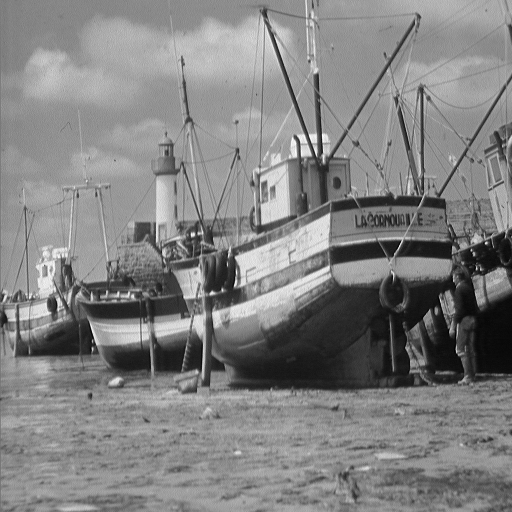
#> input picture Corrected/db/1.tiff, 512 x 512 px, found by its file name; its folder holds only this picture in this run
$ jupyter execute 'MSEvsNoiseDensity(Corrected).ipynb'   (older library calls are emulated)
#> lines starting #> are read from the running program, lines starting #| are printed output that depends on the picture
[cell 1]
#from SSIM_PIL import compare_ssim
from PIL import Image
import matplotlib.pyplot as plt
import numpy as np
import random
import pandas as pd


import skimage
from skimage.io import imread
from sklearn.metrics import mean_squared_error
import os

iteration=20

[cell 2]
# [16 lines of commented-out code are left out]

[cell 3]
def get_Noise(image, prob):
    '''
    Add salt and pepper noise to image
    prob: Probability of the noise
    '''
    output = image.copy()
    if len(image.shape) == 2:
        black = 0
        white = 255
    else:
        colorspace = image.shape[2]
        if colorspace == 3:  # RGB
            black = np.array([0, 0, 0], dtype='uint8')
            white = np.array([255, 255, 255], dtype='uint8')
        else:  # RGBA
            black = np.array([0, 0, 0, 255], dtype='uint8')
            white = np.array([255, 255, 255, 255], dtype='uint8')
    probs = np.random.random(output.shape[:2])
    output[probs < (prob / 2)] = black
    output[probs > 1 - (prob / 2)] = white
    return output

[cell 4]
path=r'C://Users//Biswarup Mistry//Desktop//Misc1//db//' #defining the image directory path
#path=r'C://Users//BRSC-13//Desktop//CMSM_2102279_(21-22)//ML_Projects//Misc1//db//'  #defining the image directory path
dir_list = os.listdir(path)
for item in dir_list :
    k=str(path+str(item))
    img = imread(k)
#> img is the input picture: shape (512, 512); min 0, max 255, mean 129.7

    plt.title('Original Image : '+item)
    plt.imshow(img,cmap=plt.cm.gray)
    plt.show()

[cell 5]
def MseVsNoiseDensity():   #getting corresponding mse(s) for given noise density 'd'
    dataframe = pd.DataFrame()
    for item in dir_list :
        k=str(path+str(item))
        img = imread(k)
        x=[]
        y=[]
        df=np.array([])
        i=iteration
        d=0.0
        while(i>0 and d<=1.0):
            noise_img=get_Noise(img,d) #getting noisy image
            mse=np.square(np.subtract(img,noise_img)).mean() #calculating MSE of Original image and Image with Noise
            x.append(d)
            y.append(mse)
            df=np.append(df,mse)
            d=d+0.05
            i=i-1
#> this loop made 20 passes
#> mse on passes 10 to 20: 48.59, 53.65, 59.11, 64.75, 69.95, 75.37, 80.88, 86.15, 91.63, 96.92, 102
#> (mse, df) on passes 1 to 6: (0, [0]), (5.37, [0, 5.37]), (10.74, [0, 5.37, 10.74]), (16.09, [0, 5.37, 10.74, 16.09]), (21.56, [0, 5.37, 10.74, 16.09, 21.56]), (27.05, [0, 5.37, 10.74, 16.09, 21.56, 27.05])
#> pass 2, in MseVsNoiseDensity, `noise_img=get_Noise(img,d)`:
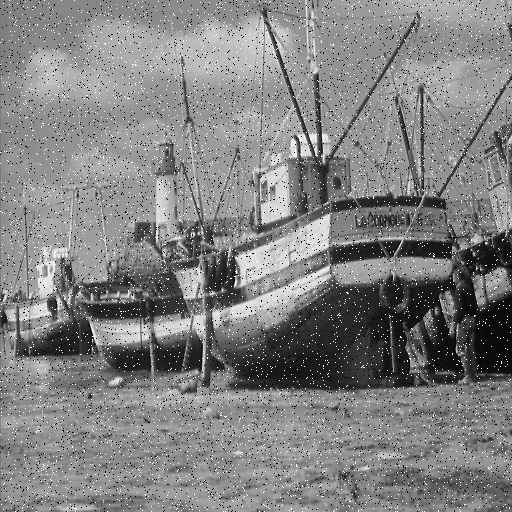
#> noise_img: shape (512, 512); min 0, max 255, mean 129.6
#> pass 3, in MseVsNoiseDensity, `noise_img=get_Noise(img,d)`:
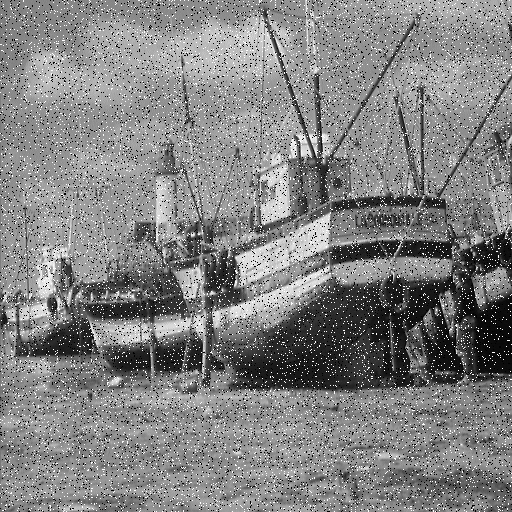
#> noise_img: shape (512, 512); min 0, max 255, mean 129.6
#> after the loop, d = 1; df = 20 values from 0 to 102; i = 0; x = [0, 0.05, 0.1, 0.15, 0.2, 0.25, 0.3, 0.35, 0.4, 0.45, 0.5, 0.55, 0.6, 0.65, 0.7, 0.75, 0.8, 0.85, 0.9, 0.95]; y = [0, 5.37, 10.74, 16.09, 21.56, 27.05, 32.34, 37.77, 43.06, 48.59, 53.65, 59.11, 64.75, 69.95, 75.37, 80.88, 86.15, 91.63, 96.92, 102]
        dataframe[item] = df
    dataframe.to_csv('MSEvsNoiseDensity.csv', index=False)

[cell 6]
MseVsNoiseDensity() #creating the Mse(s) csv file
data=pd.read_csv('MSEvsNoiseDensity.csv')
#> (reads Corrected/MSEvsNoiseDensity.csv from the repository)
data

[cell 7]
df=pd.DataFrame(data)
def combined(dir_list,iteration): #for combined graph ploting of MSE(s) vs Noise Density
#> called with iteration = 20
    x=[]
    d=0.0
    while iteration>0:
        x.append(d)
        d=d+0.05
        iteration=iteration-1
    plt.title('MSE(s) vs Density')
    plt.xlabel('density')
    plt.ylabel('MSE(s)')
    for item in dir_list:
        plt.scatter(x,df[item],marker='o')
        plt.plot(x,df[item])
    plt.axvline(0.5, color='k', linestyle='--')
    plt.show()
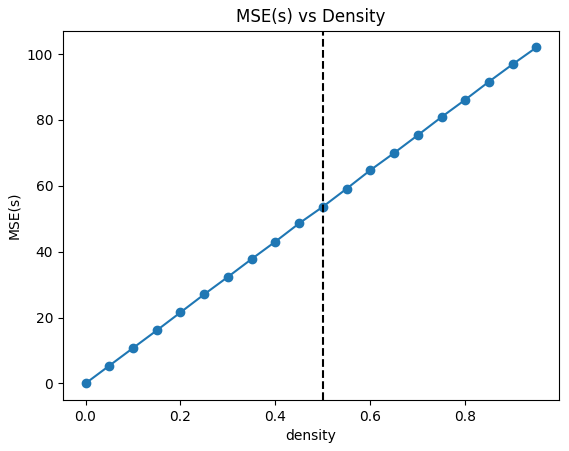
#> figure drawn by matplotlib, 1 panel; curve peaks at x = 0.95, y = 102
